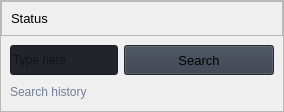
                        <widget class="QFrame" name="row_7">
                         <property name="frameShape">
                          <enum>QFrame::StyledPanel</enum>
                         </property>
                         <property name="frameShadow">
                          <enum>QFrame::Raised</enum>
                         </property>
                         <layout class="QVBoxLayout" name="verticalLayout_36">
                          <property name="spacing">
                           <number>0</number>
                          </property>
                          <property name="leftMargin">
                           <number>0</number>
                          </property>
                          <property name="topMargin">
                           <number>0</number>
                          </property>
                          <property name="rightMargin">
                           <number>0</number>
                          </property>
                          <property name="bottomMargin">
                           <number>0</number>
                          </property>
                          <item>
                           <widget class="QFrame" name="frame_div_content_5">
                            <property name="minimumSize">
                             <size>
                              <width>0</width>
                              <height>110</height>
                             </size>
                            </property>
                            <property name="maximumSize">
                             <size>
                              <width>16777215</width>
                              <height>110</height>
                             </size>
                            </property>
                            <property name="frameShape">
                             <enum>QFrame::NoFrame</enum>
                            </property>
                            <property name="frameShadow">
                             <enum>QFrame::Raised</enum>
                            </property>
                            <layout class="QVBoxLayout" name="verticalLayout_37">
                             <property name="spacing">
                              <number>0</number>
                             </property>
                             <property name="leftMargin">
                              <number>0</number>
                             </property>
                             <property name="topMargin">
                              <number>0</number>
                             </property>
                             <property name="rightMargin">
                              <number>0</number>
                             </property>
                             <property name="bottomMargin">
                              <number>0</number>
                             </property>
                             <item>
                              <widget class="QFrame" name="frame_title_wid_5">
                               <property name="maximumSize">
                                <size>
                                 <width>16777215</width>
                                 <height>35</height>
                                </size>
                               </property>
                               <property name="frameShape">
                                <enum>QFrame::StyledPanel</enum>
                               </property>
                               <property name="frameShadow">
                                <enum>QFrame::Raised</enum>
                               </property>
                               <layout class="QVBoxLayout" name="verticalLayout_38">
                                <item>
                                 <widget class="QLabel" name="labelBoxBlenderInstalation_6">
                                  <property name="font">
                                   <font>
                                    <pointsize>10</pointsize>
                                    <italic>false</italic>
                                    <bold>false</bold>
                                   </font>
                                  </property>
                                  <property name="styleSheet">
                                   <string notr="true"/>
                                  </property>
                                  <property name="text">
                                   <string>Status</string>
                                  </property>
                                 </widget>
                                </item>
                               </layout>
                              </widget>
                             </item>
                             <item>
                              <widget class="QFrame" name="frame_content_wid_5">
                               <property name="frameShape">
                                <enum>QFrame::NoFrame</enum>
                               </property>
                               <property name="frameShadow">
                                <enum>QFrame::Raised</enum>
                               </property>
                               <layout class="QHBoxLayout" name="horizontalLayout_22">
                                <item>
                                 <layout class="QGridLayout" name="gridLayout_10">
                                  <property name="bottomMargin">
                                   <number>0</number>
                                  </property>
                                  <item row="0" column="0">
                                   <widget class="QLineEdit" name="notifyword_4">
                                    <property name="minimumSize">
                                     <size>
                                      <width>0</width>
                                      <height>30</height>
                                     </size>
                                    </property>
                                    <property name="styleSheet">
                                     <string notr="true">background-color: rgb(33, 37, 43);</string>
                                    </property>
                                    <property name="text">
                                     <string/>
                                    </property>
                                    <property name="placeholderText">
                                     <string>Type here</string>
                                    </property>
                                   </widget>
                                  </item>
                                  <item row="0" column="1">
                                   <widget class="QPushButton" name="btn_saveNotify_4">
                                    <property name="minimumSize">
                                     <size>
                                      <width>150</width>
                                      <height>30</height>
                                     </size>
                                    </property>
                                    <property name="font">
                                     <font>
                                      <pointsize>10</pointsize>
                                      <italic>false</italic>
                                      <bold>false</bold>
                                     </font>
                                    </property>
                                    <property name="cursor">
                                     <cursorShape>PointingHandCursor</cursorShape>
                                    </property>
                                    <property name="styleSheet">
                                     <string notr="true">background-color: rgb(52, 59, 72);</string>
                                    </property>
                                    <property name="text">
                                     <string>Search</string>
                                    </property>
                                    <property name="icon">
                                     <iconset>
                                      <normaloff>../../../../../../Downloads/images/icons/cil-save.png</normaloff>../../../../../../Downloads/images/icons/cil-save.png</iconset>
                                    </property>
                                   </widget>
                                  </item>
                                  <item row="1" column="0" colspan="2">
                                   <widget class="QLabel" name="labelVersion_9">
                                    <property name="styleSheet">
                                     <string notr="true">color: rgb(113, 126, 149);</string>
                                    </property>
                                    <property name="lineWidth">
                                     <number>1</number>
                                    </property>
                                    <property name="text">
                                     <string>Search history</string>
                                    </property>
                                    <property name="alignment">
                                     <set>Qt::AlignLeading|Qt::AlignLeft|Qt::AlignVCenter</set>
                                    </property>
                                   </widget>
                                  </item>
                                 </layout>
                                </item>
                               </layout>
                              </widget>
                             </item>
                            </layout>
                           </widget>
                          </item>
                         </layout>
                        </widget>
